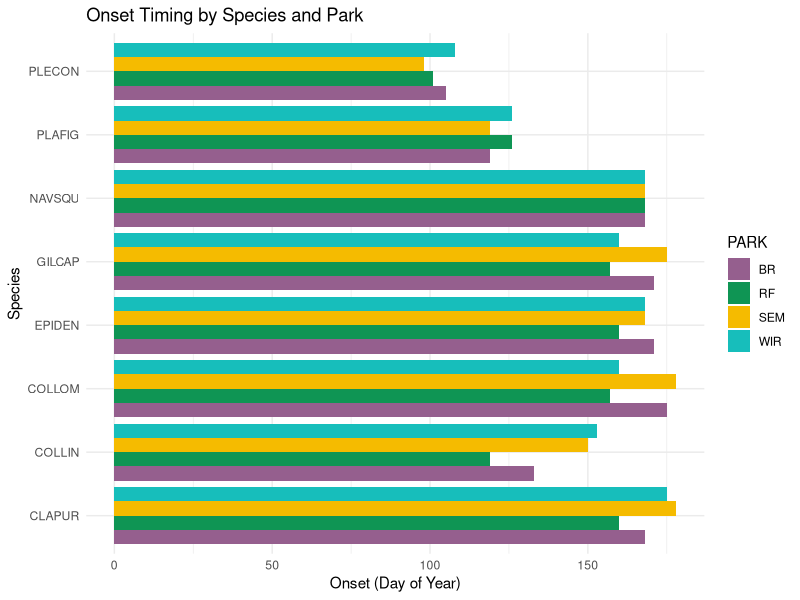

Reproduce this figure in R.
library(tidyverse)
library(lubridate)

setwd("C:/Users/hmcLD/OneDrive/Desktop/Diez_Lab_Parks_Project")

pheno_25 <- read.csv("Data/2025/25_phenology.csv")

park_colors <- c(
  "BR"  = "#955F8E",  # red
  "RF"  = "#0F9554",  # green
  "WIR" = "#17BEBB",  # blue
  "SEM" = "#F5BB00"   # yellow
)

#data cleaning/wrangling

pheno_25 <- pheno_25 %>%
  mutate(Date = mdy(Date),
         doy = yday(Date))

pheno_25$Value[is.na(pheno_25$Value)] <- 0

#alones
alones_25 <- pheno_25 %>%
  filter(PLOT == "ALONE")

new_rows_alone <- expand_grid(
  PARK = c("BR", "RF", "SEM", "WIR"),
  PLOT = "ALONE",                
  SPECIES = c("GILCAP", "EPIDEN", "NAVSQU"),
  Date = as.Date("2025-07-29"),
  Phenophase = c("B", "FL", "FR", "V"),
  doy = yday(Date)) %>%
  mutate(Value = if_else(Phenophase == "FL", 1, 0))

alones_25 <- bind_rows(alones_25, new_rows_alone)

#diverse
diverse_25 <- pheno_25 %>%
  filter(PLOT == "DIVERSE")

new_rows_diverse <- expand_grid(
  PARK = c("BR", "RF", "SEM", "WIR"),
  PLOT = "DIVERSE",                
  SPECIES = c("GILCAP", "EPIDEN", "NAVSQU"),
  Date = as.Date("2025-07-29"),
  Phenophase = c("B", "FL", "FR", "V"),
  doy = yday(Date)) %>%
  mutate(Value = if_else(Phenophase == "FL", 1, 0))

diverse_25 <- bind_rows(diverse_25, new_rows_diverse)

onset <- alones_25 %>% 
  filter(Value != 0 & Phenophase == "FL") %>%
  group_by(PARK, SPECIES) %>%
  summarise(onset = min(doy))
  
ggplot(onset, aes(x = onset, y = SPECIES, fill = PARK)) +
  geom_col(position = "dodge") +
  scale_fill_manual(values = park_colors) +
  labs(
    x = "Onset (Day of Year)",
    y = "Species",
    title = "Onset Timing by Species and Park"
  ) +
  theme_minimal() 

#July29 - last day of BR data collection (end day for EPIDEN and NAVSQU)